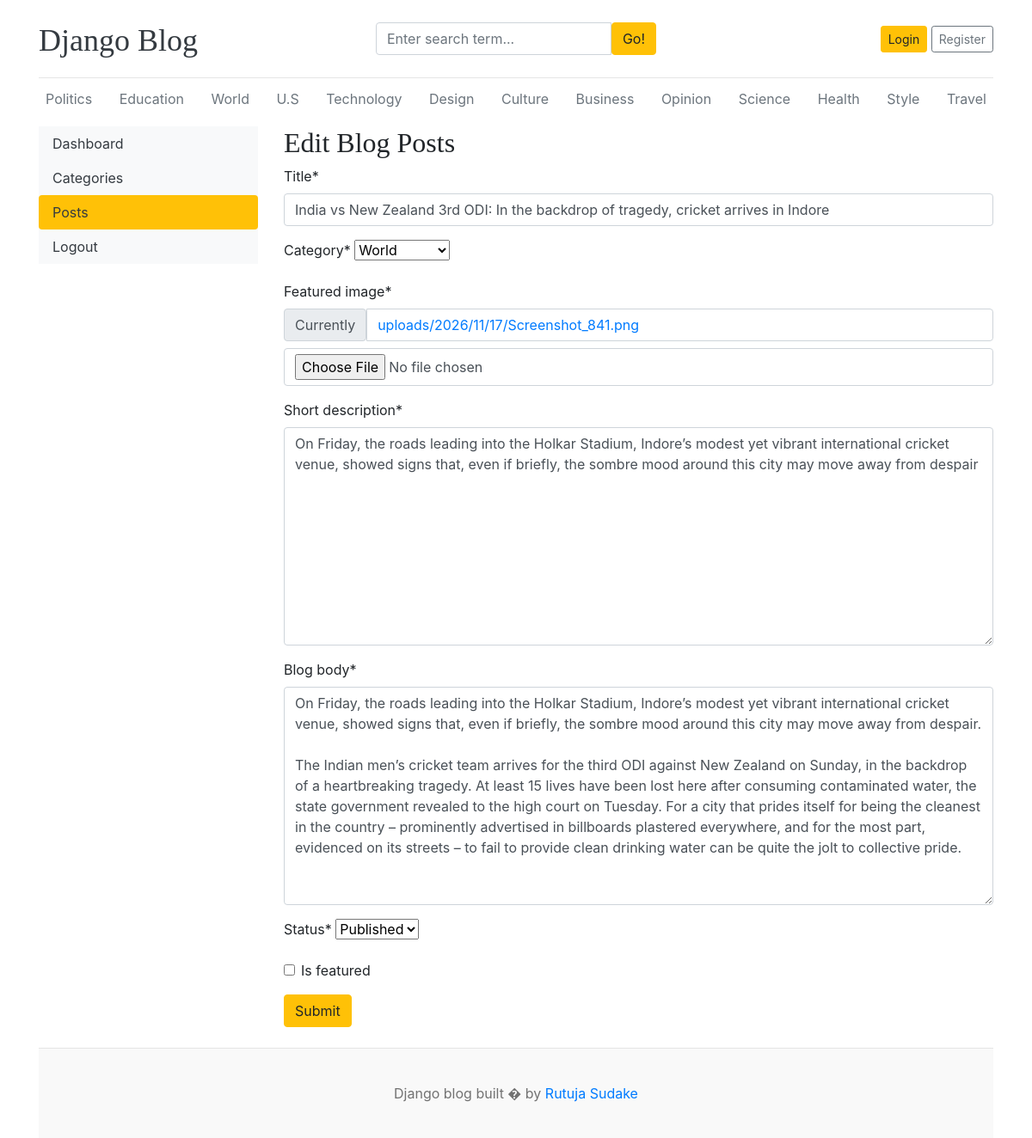
/dashboard/posts/edit/4, run on the app's committed database.
### blogs/models.py (models this page shows, shortened)
class Category(models.Model):
    category_name = models.CharField(max_length=100,unique=True)
    created_at = models.DateTimeField(auto_now_add=True)
    updated_at = models.DateTimeField(auto_now=True)
    class Meta:
        verbose_name_plural = 'categories'
    def __str__(self):
        return self.category_name

class Blog(models.Model):
    title = models.CharField(max_length=100)
    slug = models.SlugField(max_length=100,unique=True,blank=True)
    category = models.ForeignKey(Category,on_delete=models.CASCADE)
    author = models.ForeignKey(User,on_delete=models.CASCADE)
    featured_image = models.ImageField(upload_to='uploads/%Y/%M/%d')
    short_description = models.TextField(max_length=500)
    blog_body = models.TextField(max_length=2000)
    status = models.CharField(max_length=20,choices=STATUS_CHOICES,default="Draft")
    is_featured = models.BooleanField(default=False)
    created_at = models.DateTimeField(auto_now_add=True)
    updated_at = models.DateTimeField(auto_now=True)

### dashboard/views.py (the view, shortened to what this page needs)
# urls.py: path('posts/edit/<int:pk>',views.edit_posts,name='edit_posts'),
def edit_posts(request,pk):
    post = get_object_or_404(Blog,pk=pk)
    form = PostsForms(instance=post)
    context = {
        'form':form,
        'post':post,
    }
    return render(request,'dashboard/edit_posts.html',context)

### dashboard/forms.py
class PostsForms(forms.ModelForm):
    class Meta:
        model = Blog
        fields =('title','category','featured_image','short_description','blog_body','status','is_featured')

### blogs/context_processors.py (called while the page is built)
def get_categories(request):
    categories=Category.objects.all()
    return dict(categories=categories)

def get_links(request):
    social_links = SocailLinks.objects.all()
    return dict(social_links=social_links)

### template/dashboard/edit_posts.html (shortened to what this page needs)
{% extends 'base.html' %}
{% block content %}
{% load crispy_forms_tags %}
<div class="row">
    {% include 'dashboard/sidebar.html' %}
    <div class="col-md-9">
        <h2>Edit Blog Posts</h2>
        <form action="{%url 'edit_posts' post.pk%}" method="POST" enctype="multipart/form-data">
            {{ form | crispy }}
            <button type="submit" class="btn btn-warning">Submit</button>
        </form>
        <br>
    </div>
</div>
{% endblock %}

### template/base.html (shortened to what this page needs)
{% load static %}
<!DOCTYPE html>
<html lang="en">
<head>
    <link href="https://getbootstrap.com/docs/4.0/dist/css/bootstrap.min.css" rel="stylesheet">
    <link href='{%static "css/blog.css" %}' rel="stylesheet">
    <link rel="stylesheet" href="https://cdnjs.cloudflare.com/ajax/libs/font-awesome/5.15.2/css/all.min.css" />
  </head>
<body>
    <div class="container">
      <header class="blog-header py-3">
        <div class="row flex-nowrap justify-content-between align-items-center">
          <div class="col-4 pt-1">
            <a class="blog-header-logo text-dark" href="/">Django Blog</a>
          </div>
          <div class="clo-4">
            <form action="{% url 'search' %}" method="GET">
              <div class="input-group">
                <input class="form-control" type="text" name="keyword" value="{{keyword}}" placeholder="Enter search term..." aria-label="Enter search term..." aria-describedby="button-search" />
                <button type='submit' class="btn btn-warning" id="button-search" type="button">Go!</button>
              </div>
            </form>
          </div>
          <div class="col-4 d-flex justify-content-end align-items-center">
            {% if not user.is_authenticated %}
            <a class="btn btn-sm btn-warning" href="{% url 'login' %}">Login</a> &nbsp;
            <a class="btn btn-sm btn-outline-secondary" href="{% url 'register' %}">Register</a>
            {% else %}
            <span><a href="{% url 'dashboard' %}">Dashboard</a></span>
            &emsp;
            <span><a href="{% url 'logout' %}">Logout</a></span>
            {% endif %}
          </div>
        </div>
      </header>
      <div class="nav-scroller py-1 mb-2">
        <nav class="nav d-flex justify-content-between">
          {% for i in categories %}
          <a class="p-2 text-muted" href="{% url 'post_by_category' i.id %}">{{ i.category_name }}</a>
          {% endfor %}
        </nav>
      </div>
{% block content %}
{% endblock %}
<footer class="blog-footer">
  <p>Django blog built � by <a href="#">Rutuja Sudake</a></p>
</footer>
</body>
</html>

### blog_main/static/css/blog.css (style rules this page uses)
.blog-header { border-bottom: 1px solid #e5e5e5; }
.blog-header-logo { font-family: "Playfair Display", Georgia, "Times New Roman", serif; font-size: 2.25rem; }
h1, h2, h3, h4, h5, h6 { font-family: "Playfair Display", Georgia, "Times New Roman", serif; }
.blog-footer { padding: 2.5rem 0; color: #727272; text-align: center; background-color: #f9f9f9; border-top: .05rem solid #e5e5e5; }
.blog-footer p:last-child { margin-bottom: 0; }

### data on the page
Category: category_name "Politics"
Category: category_name "Education"
Category: category_name "World"
Category: category_name "U.S"
Category: category_name "Technology"
Category: category_name "Design"
Category: category_name "Culture"
Category: category_name "Business"
Category: category_name "Opinion"
Category: category_name "Science"
Category: category_name "Health"
Category: category_name "Style"
Category: category_name "Travel"
Blog: title "India vs New Zealand 3rd ODI: In the backdrop of tragedy, cricket arrives in Indore", category "World", short_description "On Friday, the roads leading into the Holkar Stadium, Indore’s modest yet vibrant international cricket venue, showed signs that, even if briefly, the sombre mood around this city may move away from despair", blog_body "On Friday, the roads leading into the Holkar Stadium, Indore’s modest yet vibrant international cricket venue, showed signs that, even if briefly, the sombre mood around this city may move away from despair. The Indian men’s cricket team arrives for the third ODI against New Zealand on Sunday, in the backdrop of a heartbreaking tragedy. At least 15 lives have been lost here after consuming contaminated water, the state government revealed to the high court on Tuesday. For a city that prides itself for being the cleanest in the country – prominently advertised in billboards plastered everywhere, and for the most part, evidenced on its streets – to fail to provide clean drinking water can be…", status "Published"
